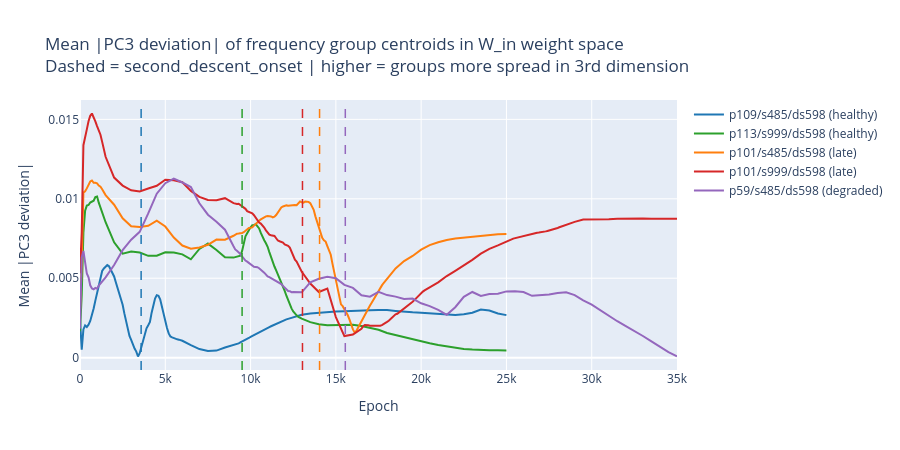

The cell this chart's notebook holds for it:
### Code cell
fig = go.Figure()

for v in VARIANTS:
    if v['label'] not in all_weight_traj:
        continue
    wt = all_weight_traj[v['label']]
    pc3_coords   = wt['centroids'][:, :, 2]        # (n_epochs, n_groups)
    mean_abs_pc3 = np.abs(pc3_coords - pc3_coords.mean(axis=1, keepdims=True)).mean(axis=1)

    fig.add_trace(go.Scatter(
        x=wt['epochs'], y=mean_abs_pc3,
        mode='lines',
        name=f"{v['label']} ({v['health']})",
        line=dict(color=v['color'], width=2),
        hovertemplate=f"{v['label']}<br>Epoch %{{x}}<br>Mean |PC3|: %{{y:.3f}}<extra></extra>",
    ))

    if v['onset'] > 0:
        fig.add_vline(x=v['onset'], line=dict(color=v['color'], dash='dash', width=1.5))

fig.update_layout(
    title='Mean |PC3 deviation| of frequency group centroids in W_in weight space<br>'
          'Dashed = second_descent_onset | higher = groups more spread in 3rd dimension',
    xaxis_title='Epoch',
    yaxis_title='Mean |PC3 deviation|',
    height=450,
)
fig.show()
